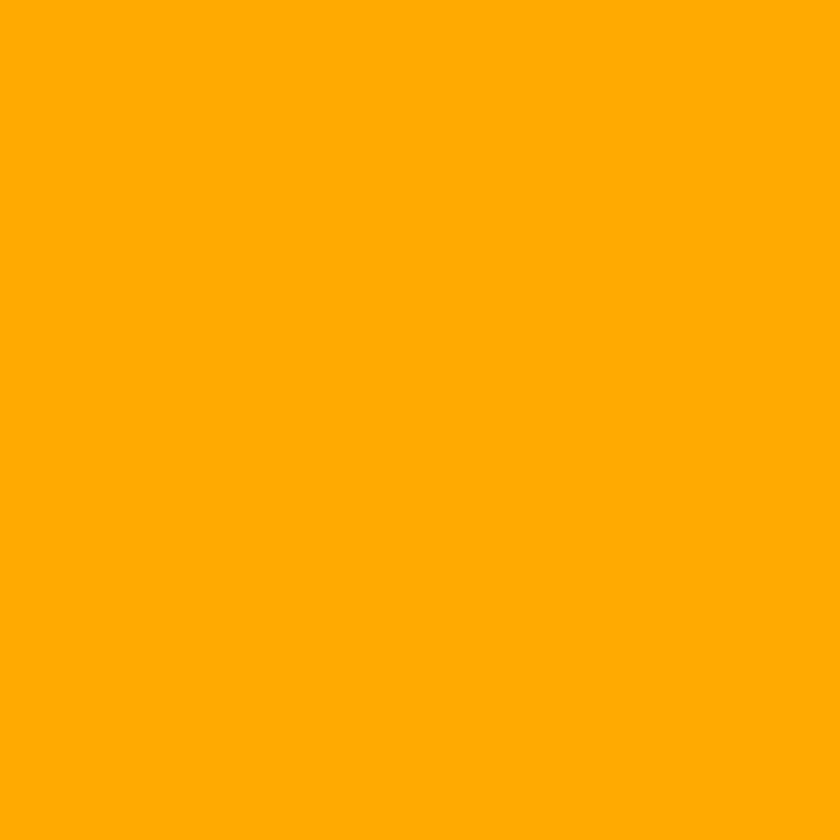
#> input picture img/base.png, 840 x 840 px, shrunk from 1000 x 1000 before the run
$ python spiral.py
#> lines starting #> are read from the running program, lines starting #| are printed output that depends on the picture
from math import sin, cos, pi
from PIL import Image, ImageDraw

no_circle = 500

x_start = 500
y_start = 500

radius = 5

cir_radius = 2

no_spirals = 10

spiral_color = 'white'


# Open a Base Image
with Image.open('../img/base.png') as base:

    # create a transparent base for adding circles.
#> base is the input picture: PIL image 840x840 RGBA; mean R, G, B, A 255, 170, 0, 255
    spiral_base = Image.new('RGBA', base.size, '#ffffff00')

    spiral = ImageDraw.Draw(spiral_base)

    teta = 0
    del_teta = (no_spirals*2*pi) / no_circle

    for i in range(no_circle):

        x = (radius * teta) * (cos(teta))
        y = (radius * teta) * (sin(teta))

        rad = cir_radius + (i*0.005)

        spiral.ellipse([x_start+x, y_start+y, x_start+x+rad, y_start+y+rad], fill=spiral_color)

        teta += del_teta
#> after the loop, teta = 62.83

    out = Image.alpha_composite(base, spiral_base)
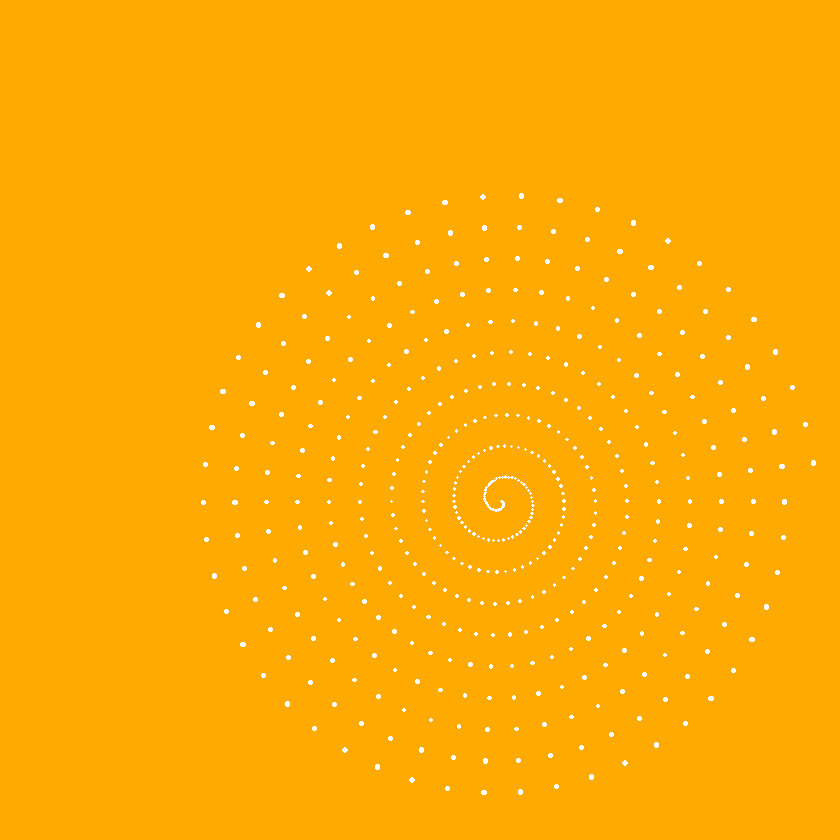
#> out: PIL image 840x840 RGBA; mean R, G, B, A 255, 170.9, 2.6, 255

    out.show()
